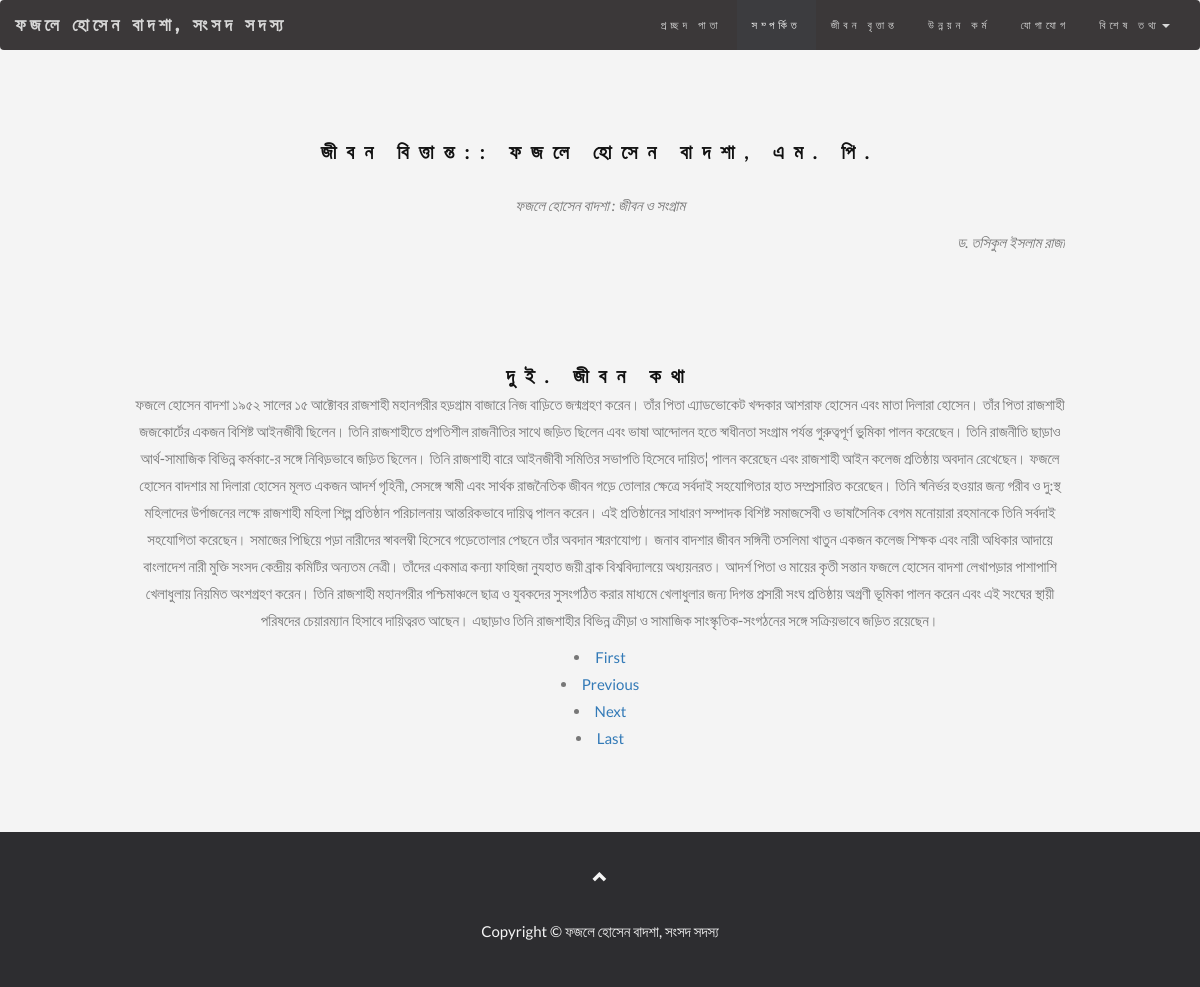
/?page=biography&pg=2, run on the app's committed database.
### tables this page shows
CREATE TABLE `self_biography` (
  `id` int(11) NOT NULL,
  `name` varchar(300) NOT NULL,
  `author` varchar(300) NOT NULL,
  `pages_title` varchar(300) NOT NULL,
  `pages_description` text NOT NULL,
  `pages_image` varchar(300) NOT NULL
);

### classes/Home.class.php (called while the page is built, shortened)
<?php
class Home {
    public static function run(){
        require_once(Url::getPage());
    }
}

### index.php (called while the page is built, shortened)
<?php
Home::run();
?>

### classes/Config.class.php (called while the page is built)
<?php
class Config {
    public static function get($path = null){
        if($path){
            $config = $GLOBALS['config'];
            $path = explode('/', $path);
            foreach ($path as $key) {
                if(isset($config[$key])){
                    $config = $config[$key];
                }
            }
            return $config;
        }
    }
}

### classes/DB.class.php (called while the page is built, shortened)
<?php
class DB {
    public $dbc, $query, $result, $error = false, $count = 0;
    public function connect(){
        try {
            $this->dbc = new mysqli(Config::get('mysql/host'), Config::get('mysql/username'), Config::get('mysql/password'));
            if(!$this->dbc){
                throw new Exception("connection error");
            } else {
                $this->dbc->select_db(Config::get('mysql/name'));
            }
            $this->dbc->set_charset("utf8");
        } catch(Exception $e){
            die($e->getMessage());
        }
    }
    public function query($sql){
        return $this->dbc->query($sql);
    }
    public function fetchAll($sql){
        $out = array();
        if($this->result = $this->query($sql)){
            $this->displayQuery($this->result);
        }
        while($result = $this->result->fetch_assoc()){
            $out[] = $result;
        }
        return $out;
    }
}

### classes/Apps.class.php (called while the page is built)
<?php
class Apps {
    public static $instance = null;
    public static function getInstance(){
        if(!isset(self::$instance)){
            self::$instance = new DB();
        }
        return self::$instance;
    }
}

### classes/Pages.class.php (called while the page is built, shortened)
<?php
class Pages {
    private $table_2 = "self_biography";
    public function getBio(){
        $sql = "SELECT * FROM `{$this->table_2}` ORDER BY id ASC";
        return Apps::getInstance()->fetchAll($sql);
    }
}

### classes/Url.class.php (called while the page is built, shortened)
<?php
class Url {
    public static $params = [];
    public static function getParam($key){
        return isset($_GET[$key]) && $_GET[$key] != "" ? $_GET[$key] : null;
    }
    public static function getAll(){
        if(!empty($_GET)){
            foreach ($_GET as $key => $value) {
                if(!empty($value)){
                    self::$params[$key] = $value;
                }
            }
        }
    }
    public static function getCurrentUrl($remove = null){
        $out = array();
        if(!empty($remove)){
            $remove = !is_array($remove) ? array($remove) : $remove;
        }
        foreach (self::$params as $key => $value) {
            $out[] = $key."=".$value;
        }
        return "?".implode("&", $out);
    }
}

### public/biography.php (the view, shortened to what this page needs)
<?php require_once "header.php"; ?>
<?php require_once "topnav.php"; ?>
<div id="band" class="container text-center">
    <?php $objPage = new Pages();
    $rows = $objPage->getBio();
    if(!empty($rows)){ ?>
        <h3><strong>জীবন বিত্তান্ত:: ফজলে হোসেন বাদশা, এম. পি.</strong></h3>
 <?php        $objPaging = new Paging($rows, 1);
        $bios = $objPaging->getRecords();
        foreach ($bios as $bio) {
            ?>
            <div class="media">
                <div class="media-body">
                    <p><em><?php echo $bio['name']; ?></em></p>
                    <p class="pull-right"><i><?php echo $bio['author']; ?></i></p>
                    <br>
                    <br><br><br><br>
                    <h3 class="media-heading"><strong><?php echo $bio['pages_title']; ?></strong></h3>
                    <p><?php echo $bio['pages_description']; ?></p>
                </div>
            </div>
            <?php
        }
echo $objPaging->getLinks();        ?>
            </div>
  <?php  }
    ?>
<?php require_once "footer.php"; ?>

### style/style.php (style rules this page uses)
body { font: 400 15px/1.8 Lato, sans-serif; color: #777; background: #f4f4f4; }
h3, h4 { margin: 10px 0 30px 0; letter-spacing: 10px; font-size: 20px; color: #111; }
.container { padding: 80px 120px; }

### data on the page
self_biography: name "ফজলে হোসেন বাদশা : জীবন ও সংগ্রাম", author "ড. তসিকুল ইসলাম রাজা", pages_title "দুই. জীবন কথা", pages_description "ফজলে হোসেন বাদশা ১৯৫২ সালের ১৫ আক্টোবর রাজশাহী মহানগরীর হড়গ্রাম বাজারে নিজ বাড়িতে জন্মগ্রহণ করেন। তাঁর পিতা এ্যাডভোকেট খন্দকার আশরাফ হোসেন এবং মাতা দিলারা হোসেন। তাঁর পিতা রাজশাহী জজকোর্টের একজন বিশিষ্ট আইনজীবী ছিলেন। তিনি রাজশাহীতে প্রগতিশীল রাজনীতির সাথে জড়িত ছিলেন এবং ভাষা আন্দোলন হতে স্বাধীনতা সংগ্রাম পর্যন্ত গুরুত্বপূর্ণ ভুমিকা পালন করেছেন। তিনি রাজনীতি ছাড়াও আর্থ-সামাজিক বিভিন্ন কর্মকা-ের সঙ্গে নিবিড়ভাবে জড়িত ছিলেন। তিনি রাজশাহী বারে আইনজীবী সমিতির সভাপতি হিসেবে দায়িত¦ পালন করেছেন এবং রাজশাহী আইন কলেজ প্রতিষ্ঠায় অবদান রেখেছেন। ফজলে হোসেন বাদশার মা দিলারা হোসেন মূলত একজন আদর্শ গৃহিনী, সেসঙ্গে স্বামী এবং সার্থক রাজনৈতিক জীবন গড়ে তোলার ক্ষেত্রে সর্বদাই সহযোগিতার হাত সম্প্রসারিত করেছেন।…"
